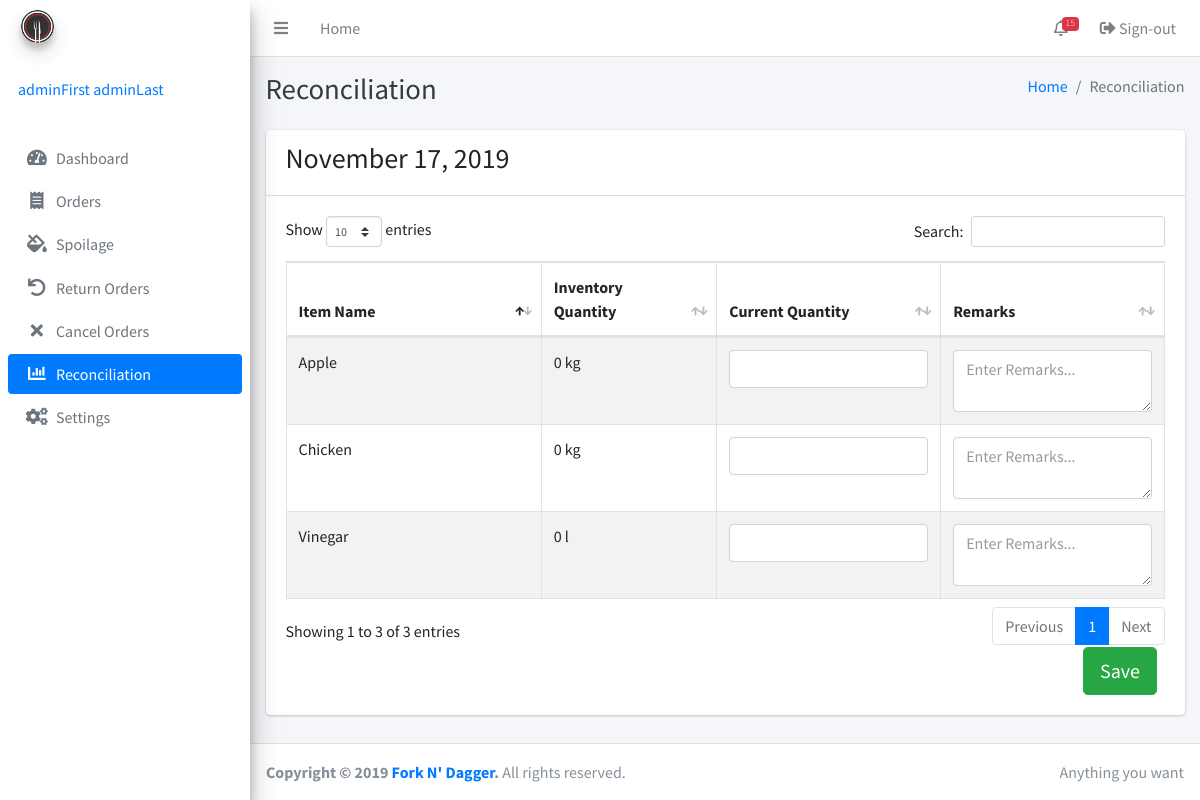
The page /reconciliation.php (signed in) on the database as committed earlier.
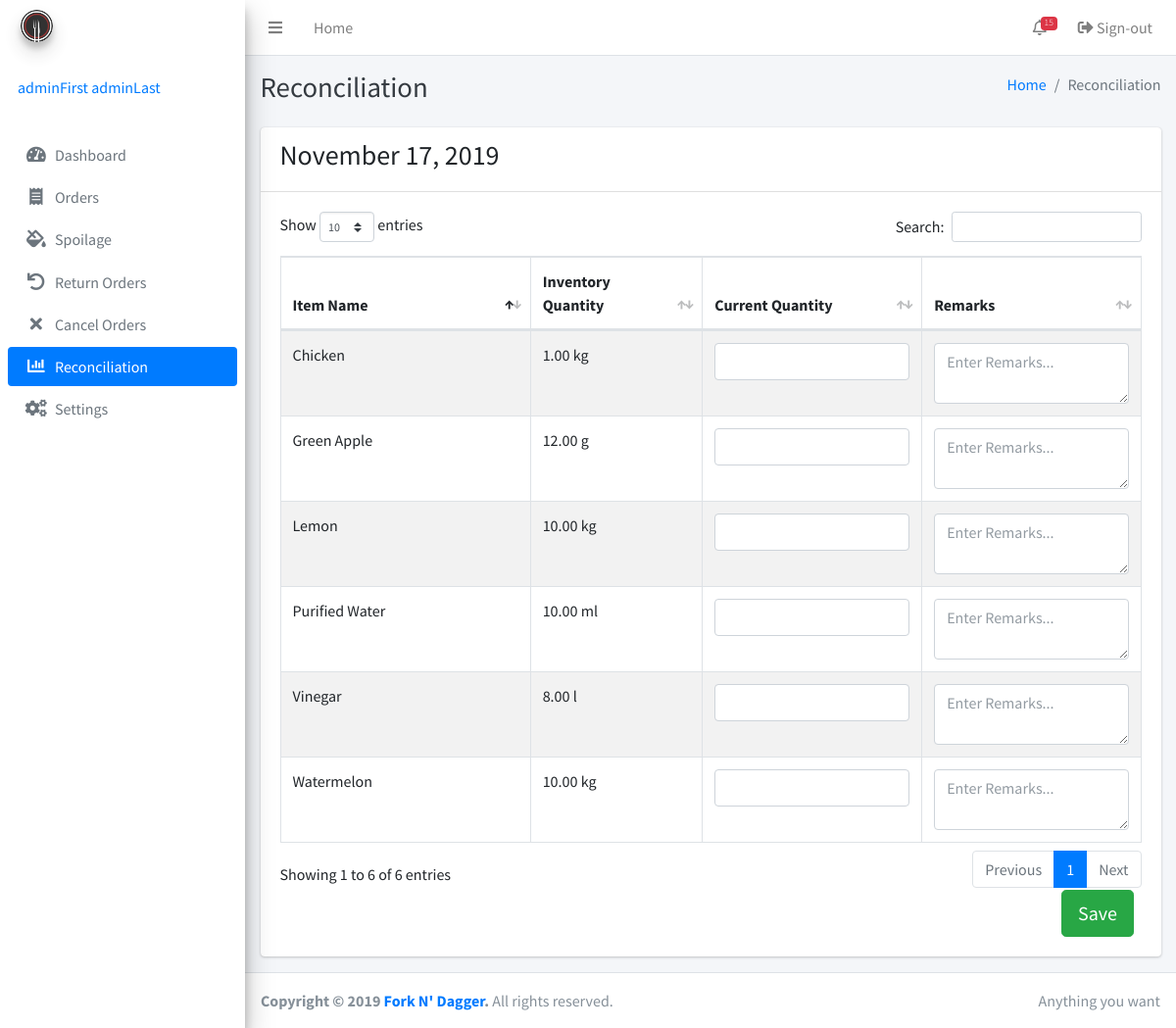
The same page on the database as committed later.
### tables this page shows
CREATE TABLE IF NOT EXISTS `inventory` (
  `id` bigint(255) NOT NULL AUTO_INCREMENT,
  `itemname` varchar(255) NOT NULL,
  `description` varchar(255) NOT NULL,
  `quantity` decimal(65,2) UNSIGNED NOT NULL,
  `categoryID` int(255) DEFAULT NULL,
  `unitID` int(255) DEFAULT NULL,
  `timestamp` timestamp(6) NOT NULL,
  `adminID` int(255) NOT NULL,
  PRIMARY KEY (`id`)
);

CREATE TABLE IF NOT EXISTS `uom` (
  `id` bigint(255) NOT NULL AUTO_INCREMENT,
  `uomname` varchar(255) NOT NULL,
  PRIMARY KEY (`id`),
  UNIQUE KEY `name` (`uomname`)
);

### inc/session.php (called while the page is built, shortened)
<?php
	include 'inc/conn.php';;
	if(isset($_SESSION['admin'])){
		$query = $conn -> prepare("SELECT * FROM admins WHERE id = ? ");
		$query -> bind_param("s", $variable);
		$query -> execute();
		$result = $query->get_result();
		$user = mysqli_fetch_assoc($result);
		$role = $user['role'];
	}
	else{
		header('location: home.php');
		exit();
	}
?>

### reconciliation.php (the view, shortened to what this page needs)
<?php include 'inc/session.php'; ?>
<?php include 'inc/header.php'; ?>
<body class="hold-transition sidebar-mini">
<div class="wrapper">
<?php
$current = "reconciliation";
include 'inc/navbar.php'; ?>
  <div class="content-wrapper">
    <div class="content-header">
      <div class="container-fluid">
        <div class="row mb-2">
          <div class="col-sm-6">
            <h1 class="m-0 text-dark">Reconciliation</h1>
          </div>
          <div class="col-sm-6">
            <ol class="breadcrumb float-sm-right">
              <li class="breadcrumb-item"><a href="#">Home</a></li>
              <li class="breadcrumb-item active">Reconciliation</li>
            </ol>
          </div>
        </div>
      </div>
    </div>
    <div class="content">
      <div class="container-fluid">
        <?php if ($role == 'Super User'): ?>
        <div class="row">
          <div class="col-12">
                        <div class="card card-primary card-outline card-outline-tabs">
              <div class="card-header p-0 border-bottom-0">
                <ul class="nav nav-tabs" id="custom-tabs-three-tab" role="tablist">
                  <li class="nav-item">
                    <a class="nav-link active" id="custom-tabs-three-home-tab" data-toggle="pill" href="#custom-tabs-three-home" role="tab" aria-controls="custom-tabs-three-home" aria-selected="true">Today</a>
                  </li>
                  <li class="nav-item">
                    <a class="nav-link" id="custom-tabs-three-profile-tab" data-toggle="pill" href="#custom-tabs-three-profile" role="tab" aria-controls="custom-tabs-three-profile" aria-selected="false">History</a>
                  </li>
                </ul>
              </div>
              <div class="card-body">
                <div class="tab-content" id="custom-tabs-three-tabContent">
                  <div class="tab-pane fade show active" id="custom-tabs-three-home" role="tabpanel" aria-labelledby="custom-tabs-three-home-tab">
                    <form role="form" action="reconciliation.php" method="POST">
                    <table class="table table-bordered table-striped display">
                    <thead>
                    <tr>
                      <th width="120">Item Name</th>
                      <th width="20">Inventory Quantity</th>
                      <th width="100">Current Quantity</th>
                      <th width="100">Remarks</th>
                    </tr>
                    </thead>
                    <tbody>
                    <?php
                    $result3 = mysqli_query($conn, "SELECT * FROM inventory join uom on inventory.unitID = uom.id");
                    while ($row = mysqli_fetch_array($result3)) {
                          ?>
                    <tr>
                      <td><input type="hidden" name="inventoryID[]" value="<?php echo $row['id'];?>"><?php echo ucwords($row['itemname']);?></td>
                      <td><?php echo $row['quantity'];?> <?php echo $row['uomname'];?></td>
                      <td><input type="number" step="0.01" class="form-control" name="quantity[]"></td>
                      <td><textarea class="form-control" rows="2" placeholder="Enter Remarks..." name="remarks[]"></textarea></td>
                    </tr>
                    <?php   } ?>
                    </tbody>
                  </table>
                  <div class="col-12 text-right">
                    <button type="button" class="btn btn-success btn-lg" data-toggle="modal" data-target="#recon">Save</button>
                  </div>
                  </div>
                  <div class="tab-pane fade" id="custom-tabs-three-profile" role="tabpanel" aria-labelledby="custom-tabs-three-profile-tab">
                     <table class="table table-bordered table-striped display">
                    <thead>
                    <tr>
                      <th width="120">Date</th>
                      <th width="120">Last Updated</th>
                      <th width="120">Updated By</th>
                      <th width="100">Action</th>
                    </tr>
                    </thead>
                    <tbody>
                    <?php
                    $result3 = mysqli_query($conn, "SELECT *, reconciliation.id as reconID FROM reconciliation join admins on reconciliation.adminID = admins.id group by date order by date");
                    while ($row = mysqli_fetch_array($result3)) {
                          ?>
                    <tr>
                      <td><?php echo date("F d, Y", strtotime($row['date']));?></td>
                      <td><?php echo date("F d, Y H:i", strtotime($row['timestamp']));?></td>
                      <td><?php echo ucfirst($row['lastname']);?>, <?php echo ucfirst($row['firstname']);?></td>
                      <td><a data-toggle="modal" data-target='#view<?php echo $row['reconID']; ?>' class="btn btn-info btn-sm m-0">View</a></td>
                  </tr>
                  <div class="modal fade" id="view<?php echo $row['reconID']; ?>">
                    <div class="modal-dialog">
                      <div class="modal-content">
                        <div class="modal-header">
                          <h4 class="modal-title"><?php echo date("F d, Y", strtotime($row['date']));?></h4>
                          <button type="button" class="close" data-dismiss="modal" aria-label="Close">
                            <span aria-hidden="true">&times;</span>
                          </button>
                        </div>
                        <div class="modal-body">
                            <div class="card-body">
                              <dl>
                                <?php
                                  $result4 = mysqli_query($conn, "SELECT * FROM reconciliation join inventory on reconciliation.inventoryID = inventory.id join uom on inventory.unitID = uom.id where reconciliation.date = '".$row['date']."'");
                                  while ($row1 = mysqli_fetch_array($result4)) { ?>
                                <dt><?php echo ucwords($row1['itemname']);?></dt>
                                <dd>Counted: <?php echo $row1['current'];?> <?php echo $row1['uomname'];?> - <?php echo ucfirst($row1['remarks']);?></dd>
                                  <?php   } ?>
                              </dl>
                            </div>
                        </div>
                        <div class="modal-footer justify-content-between">
                          <button type="button" class="btn btn-default" data-dismiss="modal">Close</button>
                        </div>
                      </div>
                    </div>
                  </div>
                    <?php   } ?>
                    </tbody>
                  </table>
                  <div class="col-12 text-right">
                    <button type="button" class="btn btn-success btn-lg" data-toggle="modal" data-target="#view">Save</button>
                  </div>
                  </div>
                </div>
              </div>
            </div>
          </div>
        </div>
      </div>
        <div class="modal fade" id="recon">
          <div class="modal-dialog">
            <div class="modal-content">
              <div class="modal-header">
                <h4 class="modal-title">Are you sure to Save?</h4>
                <input class="form-check-input" type="hidden" name="adminid" id="adminid" value="<?php echo $user['id'];?>" style="visibility: hidden;">
                <button type="button" class="close" data-dismiss="modal" aria-label="Close">
                  <span aria-hidden="true">&times;</span>
                </button>
              </div>
              <div class="modal-body">
              </div>
              <div class="modal-footer justify-content-between">
                <button type="button" class="btn btn-default" data-dismiss="modal">Close</button>
                <button type="submit" class="btn btn-primary" name="submit">Confirm</button>
              </form>
              </div>
            </div>
          </div>
        </div>
        <?php else: ?>
        <div class="row">
          <div class="col-12">
            <div class="card">
              <div class="card-header">
                <?php echo "<h3>" . date("F d, Y") . "</h3>"; ?>
              </div>
              <form role="form" action="reconciliation.php" method="POST">
              <div class="card-body">
                <table class="table table-bordered table-striped display">
                  <thead>
                  <tr>
                    <th width="120">Item Name</th>
                    <th width="20">Inventory Quantity</th>
                    <th width="100">Current Quantity</th>
                    <th width="100">Remarks</th>
                  </tr>
                  </thead>
                  <tbody>
                  <?php
                  $result3 = mysqli_query($conn, "SELECT * FROM inventory join uom on inventory.unitID = uom.id");
                  while ($row = mysqli_fetch_array($result3)) {
                        ?>
                  <tr>
                    <td><input type="hidden" name="inventoryID[]" value="<?php echo $row['id'];?>"><?php echo ucwords($row['itemname']);?></td>
                    <td><?php echo $row['quantity'];?> <?php echo $row['uomname'];?></td>
                    <td><input type="number" step="0.01" class="form-control" name="quantity[]"></td>
                    <td><textarea class="form-control" rows="2" placeholder="Enter Remarks..." name="remarks[]"></textarea></td>
                  </tr>
                  <?php   } ?>
                  </tbody>
                </table>
                <div class="col-12 text-right">
                  <button type="button" class="btn btn-success btn-lg" data-toggle="modal" data-target="#recon">Save</button>
                </div>
              </div>
            </div>
          </div>
        </div>
      </div>
        <?php endif ?>
    </div>
  </div>
  <?php include 'inc/footer.php'; ?>
</div>
</body>
</html>

### inc/header.php (shortened to what this page needs)
<!DOCTYPE html>
<html lang="en">
<head>
  <link rel="stylesheet" href="plugins/fontawesome-free/css/all.min.css">
  <link rel="stylesheet" href="dist/css/adminlte.min.css">
  <link rel="stylesheet" href="plugins/datatables-bs4/css/dataTables.bootstrap4.css">
  <link rel="stylesheet" href="plugins/select2/css/select2.min.css">
  <link rel="stylesheet" href="plugins/select2-bootstrap4-theme/select2-bootstrap4.min.css">
</head>

### inc/navbar.php (shortened to what this page needs)
  <nav class="main-header navbar navbar-expand navbar-white navbar-light">
    <ul class="navbar-nav">
      <li class="nav-item">
        <a class="nav-link" data-widget="pushmenu" href="#"><i class="fas fa-bars"></i></a>
      </li>
      <li class="nav-item d-none d-sm-inline-block">
        <a href="index3.html" class="nav-link">Home</a>
      </li>
    </ul>
    <ul class="navbar-nav ml-auto">
      <li class="nav-item dropdown">
        <a class="nav-link" data-toggle="dropdown" href="#">
          <i class="far fa-bell"></i>
          <span class="badge badge-danger navbar-badge">15</span>
        </a>
      </li>
      <li class="nav-item">
        <a class="nav-link" href="logout.php"><i class="nav-icon fas fa-sign-out-alt"></i> Sign-out</a>
      </li>
    </ul>
  </nav>
  <aside class="main-sidebar sidebar-gray elevation-4">
    <a href="index3.html" class="brand-link">
      <img src="image/logo.png" alt="Fork N' Dagger Logo" class="brand-image img-circle elevation-3"
           style="opacity: .8">
      <span class="brand-text font-weight-light">Fork N' Dagger</span>
    </a>
    <div class="sidebar">
      <div class="user-panel mt-3 pb-3 mb-3 d-flex">
        <div class="info">
          <a href="#" class="d-block"><?php echo $user['firstname']. ' '.$user['lastname']; ?></a>
        </div>
      </div>
<?php
switch ($role): ?>
<?php default: ?>
      <nav class="mt-2">
        <ul class="nav nav-pills nav-sidebar flex-column" data-widget="treeview" role="menu" data-accordion="false">
          <li class="nav-item">
            <a href="index.php" class="nav-link <?php if($current == 'Dashboard') {echo 'active';} ?>">
              <i class="nav-icon fas fa-tachometer-alt"></i>
              <p>
                Dashboard
              </p>
            </a>
          </li>
          <li class="nav-item">
            <a href="order.php" class="nav-link <?php if($current == 'order') {echo 'active';} ?>">
              <i class="nav-icon fas fa-receipt"></i>
              <p>
                Orders
              </p>
            </a>
          </li>
          <li class="nav-item">
            <a href="spoilage.php" class="nav-link <?php if($current == 'spoilage') {echo 'active';} ?>">
              <i class="nav-icon fas fa-fill-drip"></i>
              <p>
                Spoilage
              </p>
            </a>
          </li>
          <li class="nav-item">
            <a href="returnorders.php" class="nav-link <?php if($current == 'return') {echo 'active';} ?>">
              <i class="nav-icon fas fa-undo"></i>
              <p>
                Return Orders
              </p>
            </a>
          </li>
          <li class="nav-item">
            <a href="cancelorders.php" class="nav-link <?php if($current == 'cancel') {echo 'active';} ?>">
              <i class="nav-icon fas fa-times"></i>
              <p>
                Cancel Orders
              </p>
            </a>
          </li>
          <li class="nav-item">
            <a href="reconciliation.php" class="nav-link <?php if($current == 'reconciliation') {echo 'active';} ?>">
              <i class="nav-icon fas fa-chart-bar"></i>
              <p>
                Reconciliation
              </p>
            </a>
          </li>
          <li class="nav-item">
            <a href="settings.php" class="nav-link <?php if($current == 'settings') {echo 'active';} ?>">
              <i class="nav-icon fas fa-cogs"></i>
              <p>
                Settings
              </p>
            </a>
          </li>
        </ul>
      </nav>
<?php endswitch; ?>
    </div>
  </aside>

### inc/footer.php
<footer class="main-footer">
	<div class="float-right d-none d-sm-inline">
	  Anything you want
	</div>
	<strong>Copyright &copy; 2019 <a href="">Fork N' Dagger</a>.</strong> All rights reserved.
</footer>

### inc/header.php (style rules this page uses)
p, h1, h2, h3, h4, h5, h6, label, td, dt, dd { user-select: none; -webkit-user-select: none; -khtml-user-select: none; -moz-user-select: none; -ms-user-select: none; }

Rows that differ between the two databases and show on the page:
changed inventory: itemname "Apple" → "Green Apple"; quantity "0" → "12.00"; uom.uomname "kg" → "g"
changed inventory "Chicken": quantity "0" → "1.00"
changed inventory "Vinegar": quantity "0" → "8.00"
added inventory: itemname "Purified Water", quantity "10.00", uom.uomname "ml"
added inventory: itemname "Watermelon", quantity "10.00", uom.uomname "kg"
added inventory: itemname "Lemon", quantity "10.00", uom.uomname "kg"
Other text that changed with them:
text written by a page script: "Show entries Search: Showing 1 to 3 of 3 entries Previous 1 Next" → "Show entries Search: Showing 1 to 6 of 6 entries Previous 1 Next"
